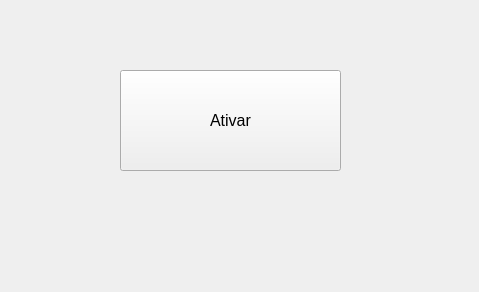
<?xml version="1.0" encoding="UTF-8"?>
<ui version="4.0">
 <class>MainWindow</class>
 <widget class="QMainWindow" name="MainWindow">
  <property name="geometry">
   <rect>
    <x>0</x>
    <y>0</y>
    <width>479</width>
    <height>292</height>
   </rect>
  </property>
  <property name="windowTitle">
   <string>MainWindow</string>
  </property>
  <widget class="QWidget" name="centralwidget">
   <widget class="QPushButton" name="btn_carregar">
    <property name="geometry">
     <rect>
      <x>120</x>
      <y>70</y>
      <width>221</width>
      <height>101</height>
     </rect>
    </property>
    <property name="font">
     <font>
      <pointsize>12</pointsize>
     </font>
    </property>
    <property name="text">
     <string>Ativar</string>
    </property>
   </widget>
  </widget>
 </widget>
 <resources/>
 <connections/>
</ui>
